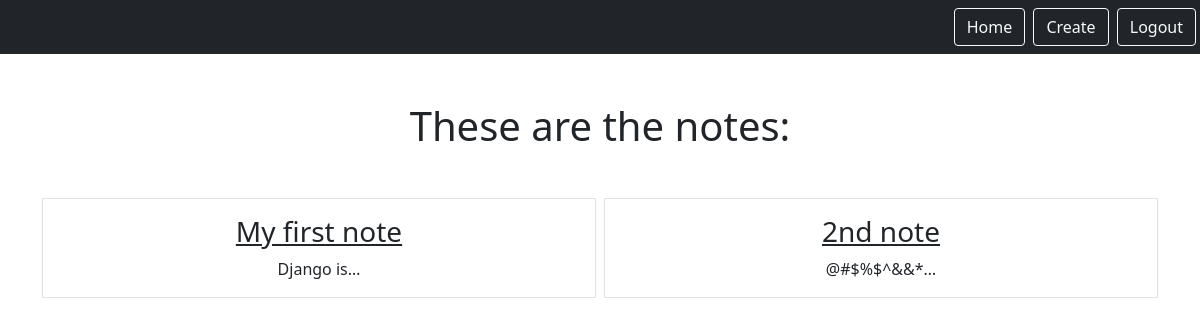
The app's page /smart/notes (signed in), older data.
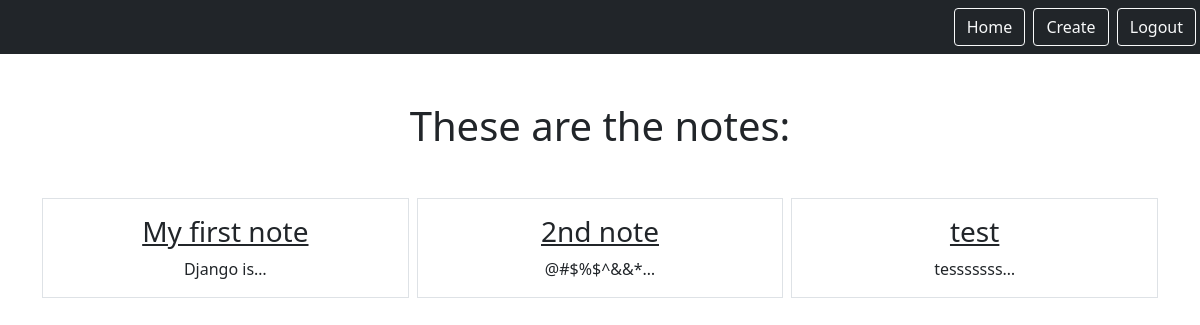
The same page, newer data.
### note/models.py (models this page shows)
class Note(models.Model):
    title = models.CharField(max_length=200)
    text = models.TextField()
    created_at = models.DateTimeField(auto_now_add=True)
    updated_at = models.DateTimeField(auto_now=True)
    user = models.ForeignKey(User,on_delete=models.CASCADE , related_name='notes')

### note/views.py (the view)
# urls.py: path("notes", views.NotesListView.as_view(), name="notes.list"),
class NotesListView(LoginRequiredMixin, ListView):
    model=Note
    context_object_name="notes"
    template_name="note/note_list.html"
    login_url = LOGIN_URL
    def get_queryset(self):
        return self.request.user.notes.all()

### note/templates/note/note_list.html
{%extends "base.html"%}
{%block content %}
<h1 class="my-5">
    These are the notes:
</h1>
<div class="row row-cols3 g-2">
    {%for note in notes%}
    <div class="col">
        <div class="p-3 border">
            <a href="{%url 'notes.detail' pk=note.id %}" class="text-dark text-decoration-non"><h3>{{note.title}}</h3></a>
            {{note.text|truncatechars:10}}
        </div>
    </div>
    {%endfor%}
</div>
{%endblock%}

Row changes from the older to the newer data that the page shows:
added Note: title "test", text "tesssssss…"
